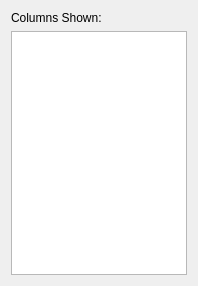
<?xml version="1.0" encoding="UTF-8"?>
<ui version="4.0">
 <class>Columns</class>
 <widget class="QWidget" name="Columns">
  <property name="geometry">
   <rect>
    <x>0</x>
    <y>0</y>
    <width>198</width>
    <height>286</height>
   </rect>
  </property>
  <property name="windowTitle">
   <string>Filter Columns</string>
  </property>
  <property name="styleSheet">
   <string notr="true"/>
  </property>
  <layout class="QGridLayout" name="gridLayout">
   <item row="0" column="0">
    <widget class="QLabel" name="label">
     <property name="text">
      <string>Columns Shown:</string>
     </property>
    </widget>
   </item>
   <item row="1" column="0">
    <widget class="QListWidget" name="colList">
     <property name="dragDropMode">
      <enum>QAbstractItemView::DragOnly</enum>
     </property>
     <property name="alternatingRowColors">
      <bool>false</bool>
     </property>
     <property name="sortingEnabled">
      <bool>false</bool>
     </property>
    </widget>
   </item>
  </layout>
 </widget>
 <resources/>
 <connections/>
</ui>
